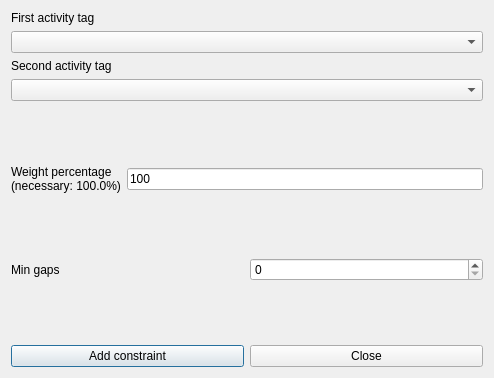
<?xml version="1.0" encoding="UTF-8"?>
<ui version="4.0">
 <class>AddConstraintTeachersMinGapsBetweenOrderedPairOfActivityTagsForm_template</class>
 <widget class="QDialog" name="AddConstraintTeachersMinGapsBetweenOrderedPairOfActivityTagsForm_template">
  <property name="geometry">
   <rect>
    <x>0</x>
    <y>0</y>
    <width>494</width>
    <height>378</height>
   </rect>
  </property>
  <property name="windowTitle">
   <string extracomment="This is the title of the dialog to add a new constraint of this type">Add teachers min gaps between ordered pair of activity tags</string>
  </property>
  <layout class="QVBoxLayout" name="verticalLayout_2">
   <item>
    <layout class="QVBoxLayout" name="verticalLayout">
     <item>
      <widget class="QLabel" name="firstActivityTagTextLabel">
       <property name="frameShape">
        <enum>QFrame::NoFrame</enum>
       </property>
       <property name="frameShadow">
        <enum>QFrame::Plain</enum>
       </property>
       <property name="text">
        <string>First activity tag</string>
       </property>
       <property name="wordWrap">
        <bool>false</bool>
       </property>
      </widget>
     </item>
     <item>
      <widget class="QComboBox" name="firstActivityTagComboBox">
       <property name="editable">
        <bool>false</bool>
       </property>
       <property name="insertPolicy">
        <enum>QComboBox::NoInsert</enum>
       </property>
       <property name="duplicatesEnabled">
        <bool>false</bool>
       </property>
      </widget>
     </item>
     <item>
      <widget class="QLabel" name="secondActivityTagTextLabel">
       <property name="frameShape">
        <enum>QFrame::NoFrame</enum>
       </property>
       <property name="frameShadow">
        <enum>QFrame::Plain</enum>
       </property>
       <property name="text">
        <string>Second activity tag</string>
       </property>
       <property name="wordWrap">
        <bool>false</bool>
       </property>
      </widget>
     </item>
     <item>
      <widget class="QComboBox" name="secondActivityTagComboBox">
       <property name="editable">
        <bool>false</bool>
       </property>
       <property name="insertPolicy">
        <enum>QComboBox::NoInsert</enum>
       </property>
       <property name="duplicatesEnabled">
        <bool>false</bool>
       </property>
      </widget>
     </item>
    </layout>
   </item>
   <item>
    <spacer name="spacer1">
     <property name="orientation">
      <enum>Qt::Vertical</enum>
     </property>
     <property name="sizeType">
      <enum>QSizePolicy::Expanding</enum>
     </property>
     <property name="sizeHint" stdset="0">
      <size>
       <width>20</width>
       <height>31</height>
      </size>
     </property>
    </spacer>
   </item>
   <item>
    <layout class="QHBoxLayout" name="horizontalLayout">
     <item>
      <widget class="QLabel" name="weightTextLabel">
       <property name="frameShape">
        <enum>QFrame::NoFrame</enum>
       </property>
       <property name="frameShadow">
        <enum>QFrame::Plain</enum>
       </property>
       <property name="text">
        <string>Weight percentage
(necessary: 100.0%)</string>
       </property>
       <property name="wordWrap">
        <bool>false</bool>
       </property>
      </widget>
     </item>
     <item>
      <widget class="QLineEdit" name="weightLineEdit">
       <property name="text">
        <string notr="true">100</string>
       </property>
      </widget>
     </item>
    </layout>
   </item>
   <item>
    <spacer name="spacer1_2">
     <property name="orientation">
      <enum>Qt::Vertical</enum>
     </property>
     <property name="sizeType">
      <enum>QSizePolicy::Expanding</enum>
     </property>
     <property name="sizeHint" stdset="0">
      <size>
       <width>20</width>
       <height>18</height>
      </size>
     </property>
    </spacer>
   </item>
   <item>
    <layout class="QHBoxLayout" name="horizontalLayout_2">
     <item>
      <widget class="QLabel" name="minGapsTextLabel">
       <property name="frameShape">
        <enum>QFrame::NoFrame</enum>
       </property>
       <property name="frameShadow">
        <enum>QFrame::Plain</enum>
       </property>
       <property name="text">
        <string>Min gaps</string>
       </property>
       <property name="wordWrap">
        <bool>false</bool>
       </property>
      </widget>
     </item>
     <item>
      <widget class="QSpinBox" name="minGapsSpinBox"/>
     </item>
    </layout>
   </item>
   <item>
    <spacer name="spacer1_3">
     <property name="orientation">
      <enum>Qt::Vertical</enum>
     </property>
     <property name="sizeType">
      <enum>QSizePolicy::Expanding</enum>
     </property>
     <property name="sizeHint" stdset="0">
      <size>
       <width>20</width>
       <height>16</height>
      </size>
     </property>
    </spacer>
   </item>
   <item>
    <layout class="QHBoxLayout">
     <item>
      <widget class="QPushButton" name="addConstraintPushButton">
       <property name="text">
        <string>Add constraint</string>
       </property>
      </widget>
     </item>
     <item>
      <widget class="QPushButton" name="closePushButton">
       <property name="text">
        <string>Close</string>
       </property>
      </widget>
     </item>
    </layout>
   </item>
  </layout>
 </widget>
 <layoutdefault spacing="6" margin="11"/>
 <resources/>
 <connections/>
</ui>
